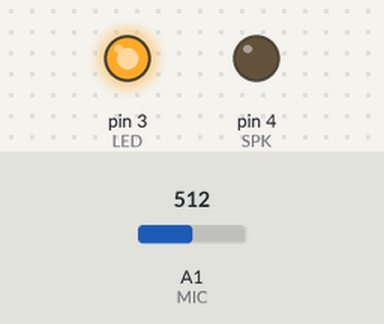
Recording of a sketch running on a simulated Arduino Uno, built with avr-gcc and run on an emulated ATmega328P. Shown: output pins drawn as LEDs (lit = HIGH). Inputs (shaded band) come from the test bench; at power-on: A1 (MIC) = 512.

Above: at 1.2 s.
1.3 s: A1 (MIC) set to 982
2.8 s: A1 (MIC) set to 1013
At 3.68 s:
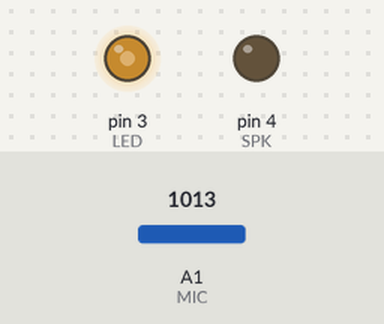
At 7.19 s:
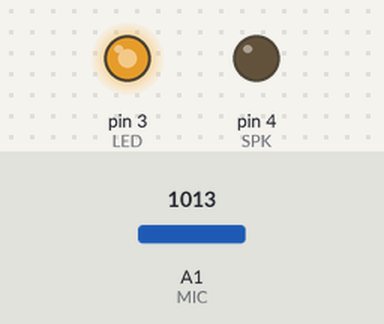
Timing chart, 0 to 25.0 s (numbered marks = the images above; inputs shaded):
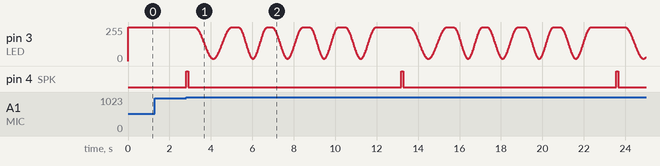

Measured:
- the behaviour switches between 1000 and 1001 on A1 (MIC) (found by bisection; images 0 and 1)
- after the input at 1.3 s, every drawn part: stays the same
- after the input at 2.8 s, pin 4 (SPK): alternates HIGH for 0.10 s and LOW for 10.3 s, starting at once

The sketch:

TARDIS.ino
```cpp
// UC = user-controlled input

// ========== //
// Pin layout //
// ========== //
const int LED = 3;
const int SPK = 4;
const int MIC = A1;

// ======================= //
// Light-related constants //
// ======================= //

// Pulse range constants
const int initVal  = 255;  // UC - initial LED value
const int maxVal   = 255;  // UC - brightest LED value
const int minVal   = 16;   // UC - lowest LED value
const int oscAmp   = floor(0.5*float(maxVal-minVal));
const int midVal   = maxVal - oscAmp;

// Pulse number and durations
const int nPulses                 = 5;    // UC - number of pulses
const int nSamples                = 100;  // UC - number of samples per pulse
const float p1                    = 2.0;  // UC - period of 1st pulse in seconds
const float p2                    = 1.75; // UC - period of 2nd-5th pulses in seconds
const float holdMaxVal[nPulses+2] = {250,300,200,300,300,700}; // UC - delay between pulses
const float pulseDelay[nPulses+1] = {1850/float(nSamples),
                                     1400/float(nSamples),
                                     1500/float(nSamples),
                                     1400/float(nSamples),
                                     1500/float(nSamples)};   // UC - delay between samples in milliseconds
const float twoDivSamples         = 2.0/float(nSamples);      // pre-computed 2.0/nSamples to lower operation count

// ============= //
// Mic constants //
// ============= //
const int micThresh = 1000;  // UC - microphone threshold

// ============== //
// Math constants //
// ============== //
const float pi = 3.14159;

// ========================= //
// Global volatile variables //
// ========================= //
int buttonState = 0;

// =============== //
// Debugging flags //
// =============== //
bool debugOn = false;  // UC - only really useful on non-Trinket hardware


// ====== //
// SETUP //
// ====== //
void setup() {

  // Set pin modes
  pinMode(LED,OUTPUT);
  pinMode(SPK,OUTPUT);

  // Set initial trigger value to off;
  digitalWrite(SPK,0);

  // Initialize LED value
  setLedValue(initVal); // Start with the LED on

  // Debugging options
  if( debugOn ) {
    Serial.begin(9600); // Other baud rates can be used...
  }

}

// ========= //
// MAIN LOOP //
// ========= //
void loop() {

  // Trigger audio and lights if the mic detects a large value
  if( analogRead(MIC) > micThresh ) {
    playAudio();
    pulseLights();
    delay(500);  // delay 0.5 seconds before allowing another trigger
  }

}

// ========== //
// PLAY AUDIO //
// ========== //
void playAudio() {
  digitalWrite(SPK,1);
  delay(100);
  digitalWrite(SPK,0);
}

// ============= //
// SET LED VALUE //
// ============= //
void setLedValue(int ledVal) {

  // Set values for LED
  analogWrite(LED,ledVal);

  // Print to serial if debug is on
  if( debugOn ) {
    Serial.print("LED value: ");
    Serial.println(ledVal);
  }
}

// ========== //
// PULSE LEDS //
// ========== //
void pulseLights() {

  // Initialized data
  int outVal;

  // Loop through all pulses
  delay(holdMaxVal[1]);  // Initial delay before pulses begin
  for( int j = 0; j < nPulses; j = j+1 ){
    for( int i = 0; i < nSamples; i = i+1 ){
      outVal = midVal + int(oscAmp*sin((float(i)*twoDivSamples + 0.5)*pi));
      setLedValue(outVal);
      delay(pulseDelay[j]);
    }
    delay(holdMaxVal[j+1]);
  }

}
```
